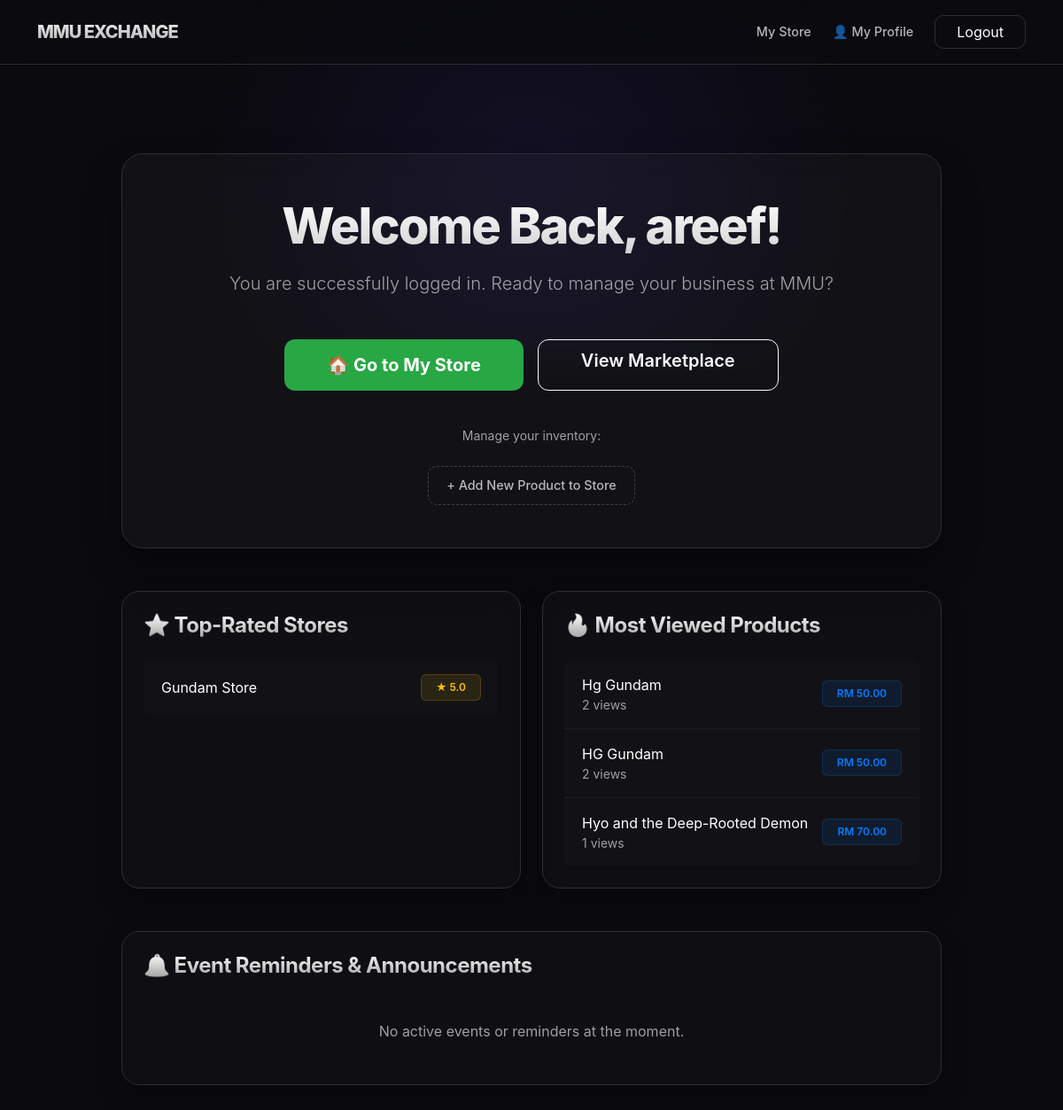
Page /dashboard (signed in) on the committed database.
### app.py (models this page shows)
class User(db.Model, UserMixin):
    id = db.Column(db.Integer, primary_key=True)                                             #identity column for user
    username = db.Column(db.String(20), nullable=False, unique=True)                         #both of these fields cant be empty
    password = db.Column(db.String(80), nullable=False)
    store = db.relationship('Store',backref='owner',uselist=False)                            #relationship (User -> Store)

class Store(db.Model):
    id = db.Column(db.Integer, primary_key=True)
    name = db.Column(db.String(100), nullable=False)
    description = db.Column(db.String(200))
    phone_number = db.Column(db.String(20), nullable=True)                                 #phone number support
    rating = db.Column(
        db.Float,
        default=0
    )
    user_id = db.Column(
        db.Integer,
        db.ForeignKey('user.id'),
        nullable=False
    )

class Product(db.Model):
    id = db.Column(db.Integer, primary_key=True)                                               #creates unique id for every product
    name = db.Column(
        db.String(100),                                                                        #maximum 100 characters
        nullable=False                                                                         #cant leave this field empty
    )
    price = db.Column(
        db.Float,                                                                               #allow decimal numbers
        nullable=False
    )
    category = db.Column(
        db.String(50)
    )
    image_url = db.Column(                                                                      #store image links to display images on the website
        db.String(500)
    )
    store_id = db.Column(                                                                        #connects Product -> Store
        db.Integer,
        db.ForeignKey('store.id'),
        nullable=False
    )

### app.py (the view)
@app.route('/dashboard', methods=['GET', 'POST'])
@login_required
def dashboard():
    user_stores = Store.query.filter_by(
        user_id=current_user.id
    ).all()
    top_rated_stores = db.session.query(
        Store.name,
        func.avg(StoreRating.rating).label('avg_rating')
    ).join(
        StoreRating,
        Store.id == StoreRating.store_id
    ).group_by(
        Store.id
    ).order_by(
        func.avg(StoreRating.rating).desc()
    ).limit(5).all()
    most_viewed_products = db.session.query(
    Product,
    func.count(ProductView.id).label('views')
).join(
    ProductView,
    Product.id == ProductView.product_id
).group_by(
    Product.id
).order_by(
    func.count(ProductView.id).desc()
).limit(5).all()
    upcoming_events = Event.query.filter(
        Event.event_date >= datetime.now(timezone.utc)
    ).order_by(
        Event.event_date.asc()
    ).all()
    notifications = Notification.query.filter_by(
        user_id=current_user.id,
        is_read=False
    ).all()
    return render_template(
    'dashboard.html',
    username=current_user.username,
    stores=top_rated_stores,
    products=most_viewed_products,
    events=upcoming_events,
    notifications=notifications
)

### app.py (called while the page is built)
@Login_manager.user_loader                                                                   #allows app and flask login to work together when logging in
def load_user(user_id):
    return User.query.get(int(user_id))

### templates/dashboard.html (shortened to what this page needs)
<!DOCTYPE html>
<html lang="en">
<head>
    <link href="https://cdn.jsdelivr.net/npm/bootstrap@5.3.0/dist/css/bootstrap.min.css" rel="stylesheet">
</head>
<body>
    <div class="glow"></div>
    <nav class="navbar navbar-expand-lg navbar-dark sticky-top">
        <div class="container">
            <a class="navbar-brand" href="{{ url_for('home') }}">MMU EXCHANGE</a>
            <div class="ms-auto d-flex align-items-center gap-4">
                {% if current_user.store %}
                    <a href="{{ url_for('my_store') }}" class="nav-link-custom">My Store</a>
                {% endif %}
                <a href="{{ url_for('profile') }}" class="nav-link-custom">👤 My Profile</a>
                <a class="btn btn-logout px-4" href="{{ url_for('logout') }}">Logout</a>
            </div>
        </div>
    </nav>
    <div class="container pb-5">
        <div class="row justify-content-center">
            <div class="col-md-10 text-center">
                <div class="card welcome-card">
                    <div class="card-body p-5">
                        <h1 class="display-4 mb-3">Welcome Back, {{ current_user.username }}!</h1>
                        <p class="lead text-muted-custom mb-5">You are successfully logged in. Ready to manage your business at MMU?</p>
                        <div class="d-flex flex-column align-items-center gap-3">
                            <div class="d-grid gap-3 d-sm-flex justify-content-sm-center">
                                {% if current_user.store %}
                                    <a href="{{ url_for('my_store') }}" class="btn btn-my-store btn-lg px-5">
                                        🏠 Go to My Store
                                    </a>
                                {% elif current_user.username != 'admin' %}
                                    <a href="{{ url_for('register_store') }}" class="btn btn-register btn-lg px-5">
                                        + Register Your Store
                                     </a>
                                {% endif %}
                                <a href="{{ url_for('products') }}" class="btn btn-outline-light btn-marketplace btn-lg px-5">
                                    View Marketplace
                                </a>
                            </div>
                            {% if current_user.store %}
                                <p class="text-muted-custom mt-4 mb-2 small">Manage your inventory:</p>
                                <a href="{{ url_for('add_product') }}" class="nav-link-custom" style="border: 1px dashed rgba(255,255,255,0.2); padding: 10px 20px; border-radius: 10px;">
                                    + Add New Product to Store
                                </a>
                            {% endif %}
                        </div>
                    </div>
                </div>
            </div>
        </div>
        <div class="row justify-content-center mt-5">
            <div class="col-md-10">
                <div class="row g-4">
                   <div class="col-md-6">
    <div class="card analytics-card h-100">
        <div class="card-body p-4">
            <h4 class="section-title mb-4">
                ⭐ Top-Rated Stores
            </h4>
            <div class="list-group list-group-flush rounded-3 overflow-hidden">
               {% if stores %}
    {% for store in stores %}
    <div class="list-group-item list-group-item-custom d-flex justify-content-between align-items-center">
        <span>{{ store.name }}</span>
        <span class="badge badge-rating px-3 py-2">
            ★ {{ "%.1f"|format(store.avg_rating) }}
        </span>
    </div>
    {% endfor %}
{% else %}
    <div class="text-center text-muted-custom py-4">
        No stores available yet.
    </div>
{% endif %}
              </div>
        </div>
    </div>
</div>
<div class="col-md-6">
    <div class="card analytics-card h-100">
        <div class="card-body p-4">
            <h4 class="section-title mb-4">
                🔥 Most Viewed Products
            </h4>
            <div class="list-group list-group-flush rounded-3 overflow-hidden">
                {% if products %}
                    {% for product in products %}
                    <div class="list-group-item list-group-item-custom d-flex justify-content-between align-items-center">
                        <div>
                            <span>{{ product[0].name }}</span>
                            <small class="text-muted-custom d-block">
                                {{ product[1] }} views
                            </small>
                        </div>
                        <span class="badge badge-views px-3 py-2">
                            RM {{ "%.2f"|format(product[0].price) }}
                        </span>
                    </div>
                    {% endfor %}
                {% else %}
                    <div class="text-center text-muted-custom py-4">
                        No products available yet.
                    </div>
                {% endif %}
            </div>
        </div>
    </div>
</div>
                </div>
            </div>
        </div>
        <div class="row justify-content-center mt-5">
            <div class="col-md-10">
                <div class="card analytics-card">
                    <div class="card-body p-4">
                        <div class="d-flex justify-content-between align-items-center mb-4">
                            <h4 class="section-title mb-0">🔔 Event Reminders & Announcements</h4>
                        </div>
                        <div class="row g-3">
                            {% if events %}
                                {% for event in events %}
                                <div class="col-12">
                                    <div class="p-3 event-box d-flex align-items-start justify-content-between gap-3">
                                        <div class="d-flex align-items-start gap-3">
                                            <div class="fs-3" style="color: #a288ff; line-height: 1;">📢</div>
                                            <div>
                                                <h5 class="mb-1 text-white fw-bold" style="font-size: 1.05rem;">{{ event.title }}</h5>
                                                <p class="mb-2 small" style="color: rgba(255,255,255,0.6); line-height: 1.5;">{{ event.description }}</p>
                                                <div class="d-flex flex-wrap gap-3 small" style="color: rgba(255,255,255,0.4);">
                                                    <span>📅 <strong>Date:</strong> {{ event.date }}</span>
                                                    <span>📍 <strong>Location:</strong> {{ event.location }}</span>
                                                </div>
                                            </div>
                                        </div>
                                        {% if current_user.username == 'admin' %}
                                        <div class="d-flex gap-2 flex-shrink-0">
                                            <a href="{{ url_for('edit_event', event_id=event.id) }}" class="btn btn-sm btn-outline-light px-3" style="border-radius: 8px; border-color: rgba(255,255,255,0.15); font-size: 0.8rem; transition: 0.2s;">
                                                ✏️ Edit
                                            </a>
                                            <form action="{{ url_for('delete_event', event_id=event.id) }}" method="POST" onsubmit="return confirm('Betul ke nak padam event ni?');" style="margin:0;">
                                                <button type="submit" class="btn btn-sm btn-outline-danger px-3" style="border-radius: 8px; font-size: 0.8rem; transition: 0.2s;">
                                                    🗑️ Delete
                                                </button>
                                            </form>
                                        </div>
                                        {% endif %}
                                    </div>
                                </div>
                                {% endfor %}
                            {% else %}
                                <div class="col-12 text-center text-muted-custom py-4">
                                    No active events or reminders at the moment.
                                </div>
                            {% endif %}
                        </div>
                    </div>
                </div>
            </div>
        </div>
    </div>
</body>
</html>

### templates/dashboard.html (style rules this page uses)
body { background-color: #0b0b0f; min-height: 100vh; color: white; font-family: 'Inter', -apple-system, sans-serif; margin: 0; }
.glow { position: fixed; top: 0; left: 50%; transform: translateX(-50%); width: 1000px; height: 400px; background: radial-gradient(circle, rgba(94, 59, 238, 0.1) 0%, rgba(11, 11, 15, 0) 70%); z-index: 0; pointer-events: none; }
.navbar { background: rgba(11, 11, 15, 0.8) !important; backdrop-filter: blur(10px); border-bottom: 1px solid #2e2e32; padding: 1rem 0; z-index: 10; }
.navbar-brand { font-weight: 800; letter-spacing: -1px; background: linear-gradient(180deg, #ffffff 0%, #a2a2a2 100%); -webkit-background-clip: text; -webkit-text-fill-color: transparent; }
.welcome-card { margin-top: 100px; background: rgba(255, 255, 255, 0.03); backdrop-filter: blur(15px); border-radius: 24px; border: 1px solid #2e2e32; box-shadow: 0 20px 40px rgba(0, 0, 0, 0.4); position: relative; z-index: 1; }
.analytics-card { background: rgba(255, 255, 255, 0.02); backdrop-filter: blur(15px); border-radius: 20px; border: 1px solid #2e2e32; box-shadow: 0 15px 30px rgba(0, 0, 0, 0.3); position: relative; z-index: 1; }
.display-4 { font-weight: 800; letter-spacing: -2px; background: linear-gradient(180deg, #ffffff 0%, #d1d1d1 100%); -webkit-background-clip: text; -webkit-text-fill-color: transparent; }
.section-title { font-weight: 700; letter-spacing: -0.5px; background: linear-gradient(180deg, #ffffff 0%, #a2a2a2 100%); -webkit-background-clip: text; -webkit-text-fill-color: transparent; }
.text-muted-custom { color: rgba(255, 255, 255, 0.6); }
.btn-my-store { background-color: #28a745; color: white; font-weight: 700; border-radius: 12px; padding: 14px 32px; transition: 0.3s; border: none; }
.btn-logout { border: 1px solid #2e2e32; color: #ffffff; border-radius: 10px; transition: 0.2s; }
.nav-link-custom { color: rgba(255, 255, 255, 0.7); text-decoration: none; font-size: 0.9rem; font-weight: 500; transition: 0.2s; display: inline-block; }
.btn-marketplace { border-radius: 12px; font-weight: 600; transition: 0.3s; }
.list-group-item-custom { background: rgba(255, 255, 255, 0.01) !important; border-bottom: 1px solid #1f1f23 !important; color: white !important; padding: 1rem 1.25rem; }
.list-group-item-custom:last-child { border-bottom: none !important; }
.badge-rating { background: rgba(255, 193, 7, 0.1); color: #ffc107; border: 1px solid rgba(255, 193, 7, 0.2); font-weight: 600; }
.badge-views { background: rgba(0, 123, 255, 0.1); color: #007bff; border: 1px solid rgba(0, 123, 255, 0.2); font-weight: 600; }

### rows in the picture
User: username "areef"
Store: name "Gundam Store", avg_rating "5.0"
Product: name "Hg Gundam", product "2", price "50.00"
Product: name "HG Gundam", product "2", price "50.00"
Product: name "Hyo and the Deep-Rooted Demon", product "1", price "70.00"
